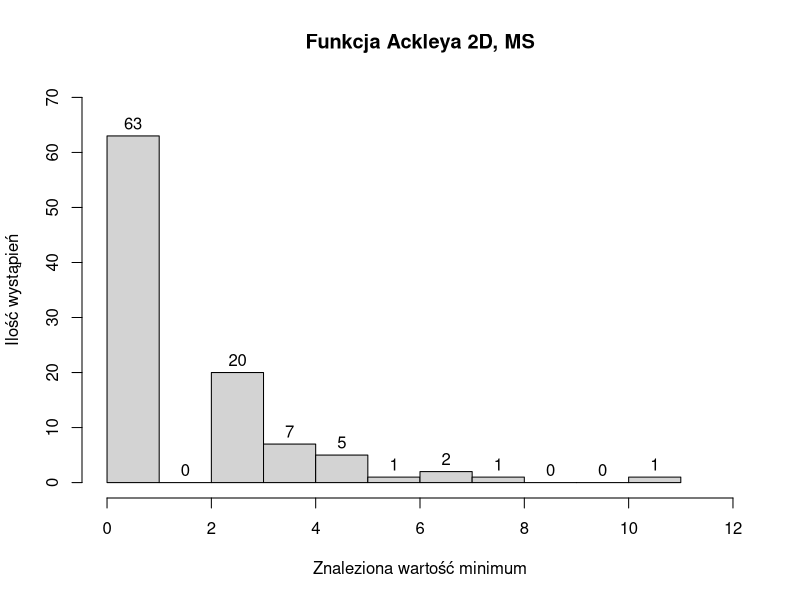
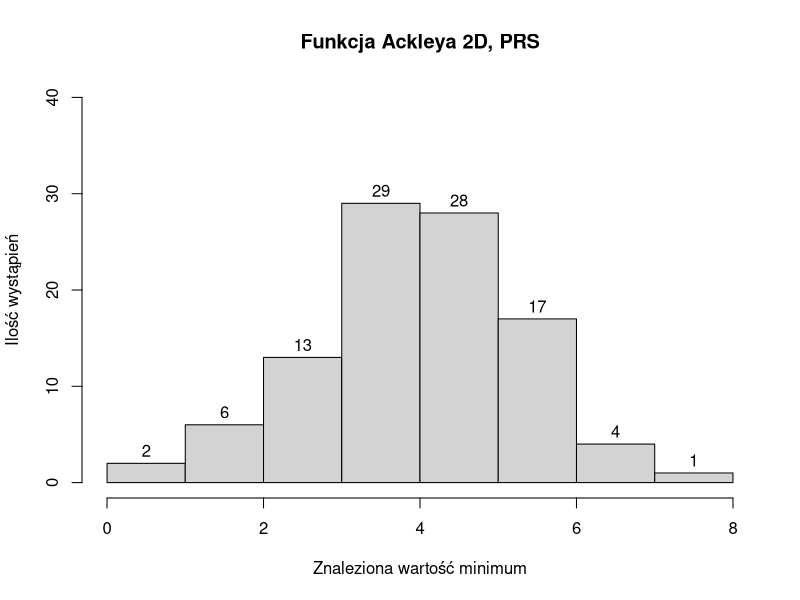
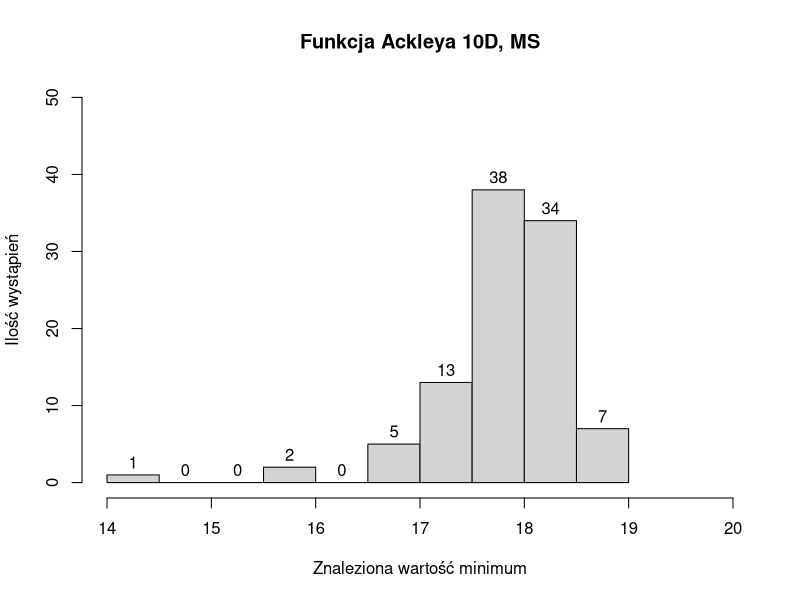
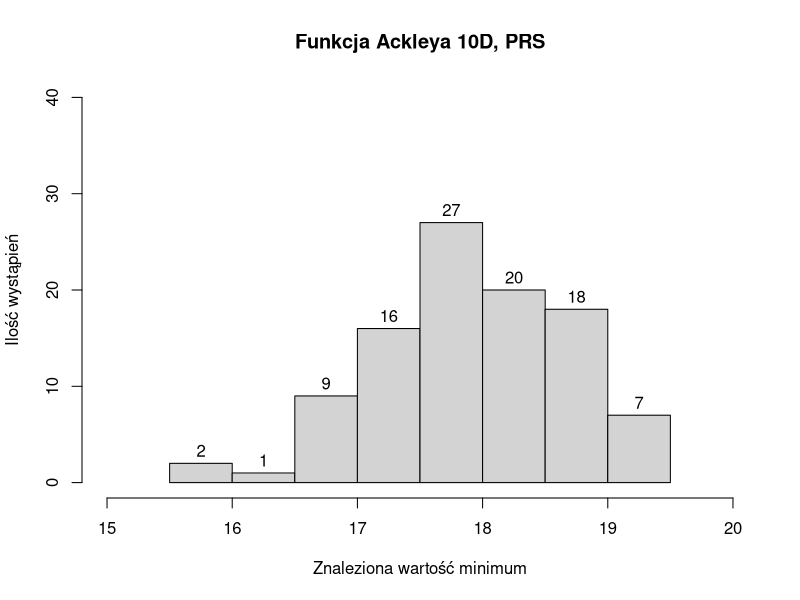
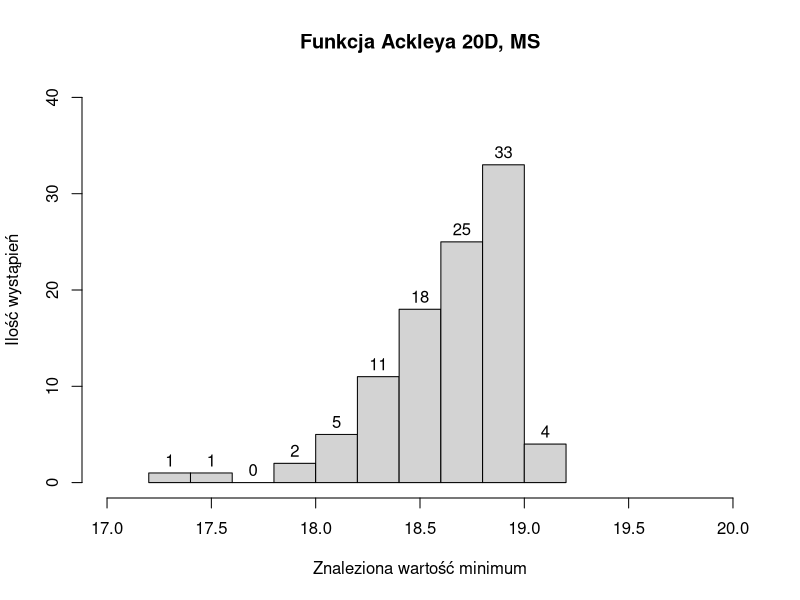
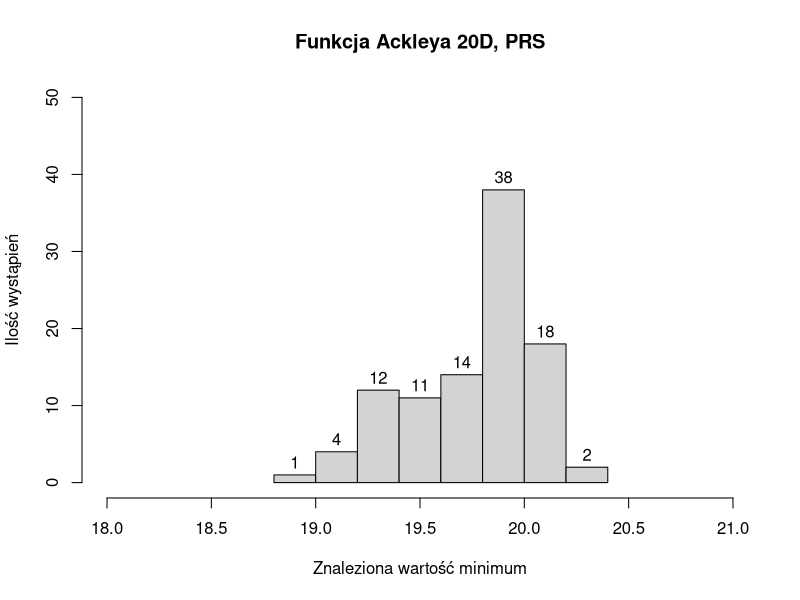
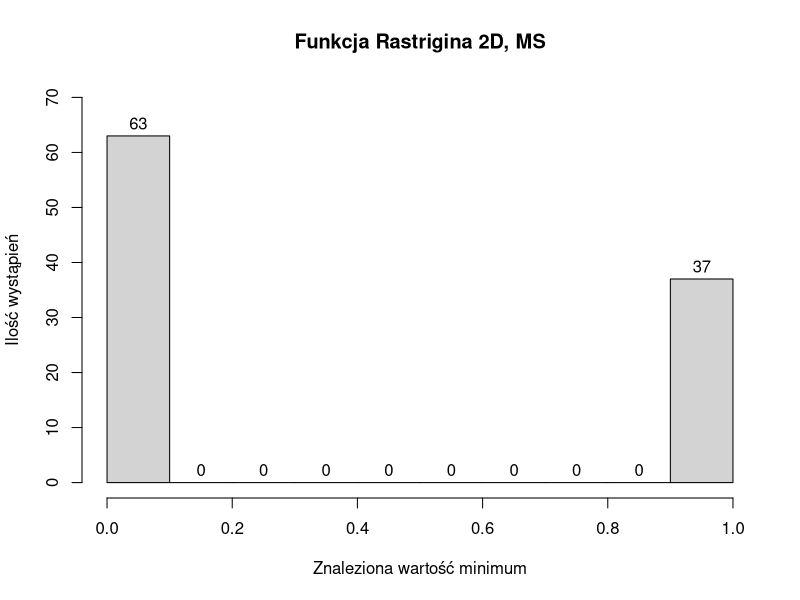
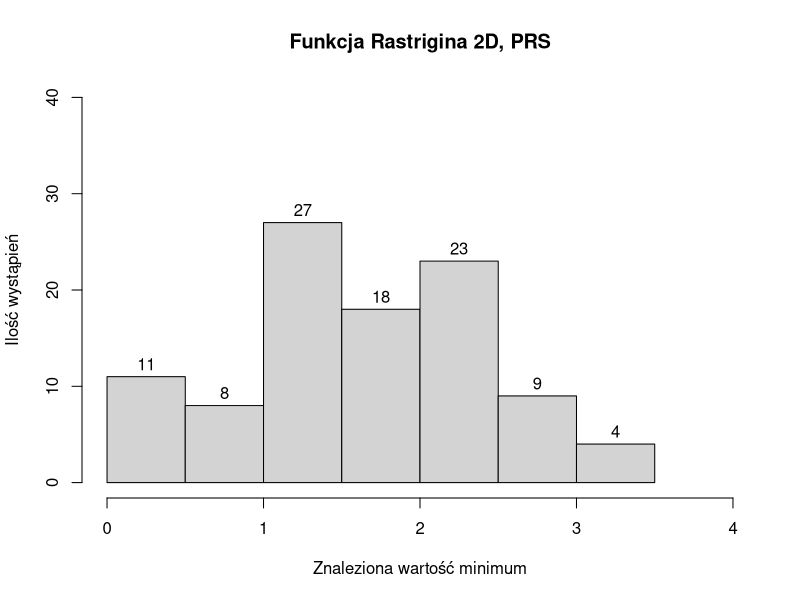

The R script that drew these images, in order:
## ---- chunk 1
a2ms <- as.vector(read.csv("./data/ackley2Dms.csv"))$x
a2prs <- as.vector(read.csv("./data/ackley2Dprs.csv"))$x
a10ms <- as.vector(read.csv("./data/ackley10Dms.csv"))$x
a10prs <- as.vector(read.csv("./data/ackley10Dprs.csv"))$x
a20ms <- as.vector(read.csv("./data/ackley20Dms.csv"))$x
a20prs <- as.vector(read.csv("./data/ackley20Dprs.csv"))$x
r2ms <- as.vector(read.csv("./data/rastrigin2Dms.csv"))$x
r2prs <- as.vector(read.csv("./data/rastrigin2Dprs.csv"))$x
r10ms <- as.vector(read.csv("./data/rastrigin10Dms.csv"))$x
r10prs <- as.vector(read.csv("./data/rastrigin10Dprs.csv"))$x
r20ms <- as.vector(read.csv("./data/rastrigin20Dms.csv"))$x
r20prs <- as.vector(read.csv("./data/rastrigin20Dprs.csv"))$x
## ---- chunk 2
hist(a2ms, main="Funkcja Ackleya 2D, MS", 
     xlab = "Znaleziona wartość minimum", ylab = "Ilość wystąpień", labels = TRUE,
     ylim = c(0,70), xlim = c(0,12)
     )
## ---- chunk 3
hist(a2prs, main="Funkcja Ackleya 2D, PRS", 
     xlab = "Znaleziona wartość minimum", ylab = "Ilość wystąpień", labels = TRUE,
     ylim = c(0,40), xlim = c(0,8)
     )
## ---- chunk 4
hist(a10ms, main="Funkcja Ackleya 10D, MS", 
     xlab = "Znaleziona wartość minimum", ylab = "Ilość wystąpień", labels = TRUE,
     ylim = c(0,50), xlim = c(14,20)
     )
## ---- chunk 5
hist(a10prs, main="Funkcja Ackleya 10D, PRS", 
     xlab = "Znaleziona wartość minimum", ylab = "Ilość wystąpień", labels = TRUE,
     ylim = c(0,40), xlim = c(15,20)
     )
## ---- chunk 6
hist(a20ms, main="Funkcja Ackleya 20D, MS", 
     xlab = "Znaleziona wartość minimum", ylab = "Ilość wystąpień", labels = TRUE,
     ylim = c(0,40), xlim = c(17,20)
     )
## ---- chunk 7
hist(a20prs, main="Funkcja Ackleya 20D, PRS", 
     xlab = "Znaleziona wartość minimum", ylab = "Ilość wystąpień", labels = TRUE,
     ylim = c(0,50), xlim = c(18,21)
     )
## ---- chunk 8
hist(r2ms, main="Funkcja Rastrigina 2D, MS", 
     xlab = "Znaleziona wartość minimum", ylab = "Ilość wystąpień", labels = TRUE,
     ylim = c(0,70), xlim = c(0,1)
     )
## ---- chunk 9
hist(r2prs, main="Funkcja Rastrigina 2D, PRS", 
     xlab = "Znaleziona wartość minimum", ylab = "Ilość wystąpień", labels = TRUE,
     ylim = c(0,40), xlim = c(0,4)
     )
## ---- chunk 10
hist(r10ms, main="Funkcja Rastrigina 10D, MS", 
     xlab = "Znaleziona wartość minimum", ylab = "Ilość wystąpień", labels = TRUE,
     ylim = c(0,40), xlim = c(0,40)
     )
## ---- chunk 11
hist(r10prs, main="Funkcja Rastrigina 10D, PRS", 
     xlab = "Znaleziona wartość minimum", ylab = "Ilość wystąpień", labels = TRUE,
     ylim = c(0,30), xlim = c(40,100)
     )
## ---- chunk 12
hist(r20ms, main="Funkcja Rastrigina 20D, MS", 
     xlab = "Znaleziona wartość minimum", ylab = "Ilość wystąpień", labels = TRUE,
     ylim = c(0,30), xlim = c(30,100)
     )
## ---- chunk 13
hist(r20prs, main="Funkcja Rastrigina 20D, PRS", 
     xlab = "Znaleziona wartość minimum", ylab = "Ilość wystąpień", labels = TRUE,
     ylim = c(0,40), xlim = c(160,260)
     )
## ---- chunk 14
boxplot(a2ms,a2prs, main = "Funkcja Ackleya, 2D", names = c("MS", "PRS"), ylab = "Wartość")
boxplot(a10ms,a10prs, main = "Funkcja Ackleya, 10D", names = c("MS", "PRS"), ylab = "Wartość")
boxplot(a20ms,a20prs, main = "Funkcja Ackleya, 20D", names = c("MS", "PRS"), ylab = "Wartość")
boxplot(r2ms,r2prs, main = "Funkcja Rastrigina, 2D", names = c("MS", "PRS"), ylab = "Wartość")
boxplot(r10ms,r10prs, main = "Funkcja Rastrigina, 10D", names = c("MS", "PRS"), ylab = "Wartość")
boxplot(r20ms,r20prs, main = "Funkcja Rastrigina, 20D", names = c("MS", "PRS"), ylab = "Wartość")
## ---- chunk 15
t.test(x = a2prs, y = a2ms, paired = TRUE)
## ---- chunk 16
t.test(x = a10prs, y = a10ms, paired = TRUE)
## ---- chunk 17
t.test(x = a20prs, y = a20ms, paired = TRUE)
## ---- chunk 18
t.test(x = r2prs, y = r2ms, paired = TRUE)
## ---- chunk 19
t.test(x = r10prs, y = r10ms, paired = TRUE)
## ---- chunk 20
t.test(x = r20prs, y = r20ms, paired = TRUE)
